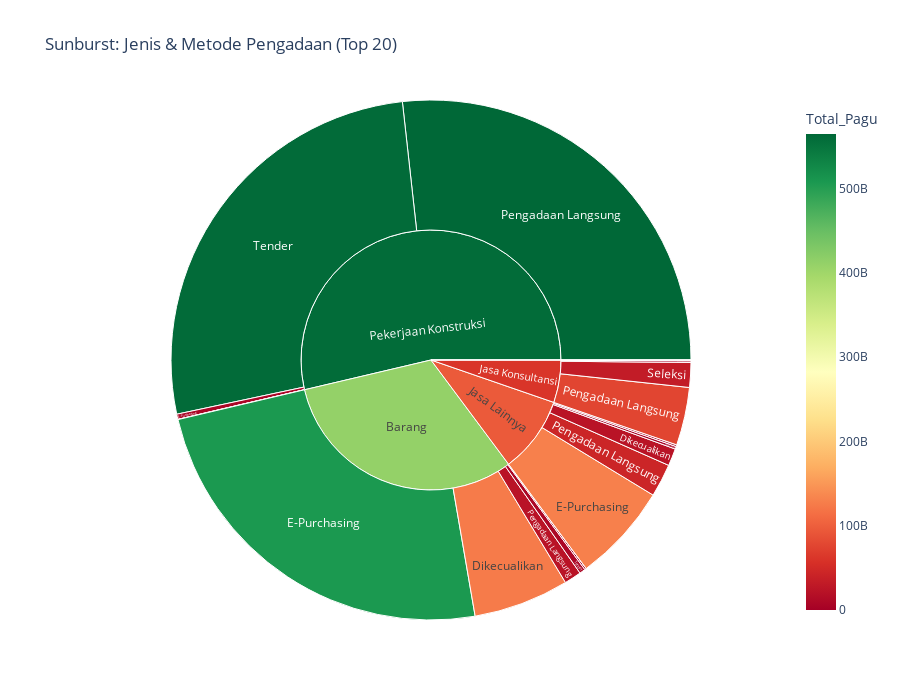

Source (notebook cell):
### Markdown cell above
### 3.5 Sunburst Chart - Hierarchical View

### Code cell
# Prepare hierarchical data
if 'jenis_pengadaan' in df.columns:
    hierarchy = df.groupby(['jenis_pengadaan', 'metode_pengadaan']).agg({
        'pagu': 'sum',
        'kd_rup': 'count'
    }).reset_index()
    hierarchy.columns = ['Jenis', 'Metode', 'Total_Pagu', 'Jumlah']
    
    # Get top combinations
    hierarchy = hierarchy.nlargest(20, 'Total_Pagu')
    
    # Create sunburst
    fig = px.sunburst(hierarchy,
                      path=['Jenis', 'Metode'],
                      values='Total_Pagu',
                      title='Sunburst: Jenis & Metode Pengadaan (Top 20)',
                      color='Total_Pagu',
                      color_continuous_scale='RdYlGn',
                      hover_data={'Jumlah': True})
    
    fig.update_layout(height=700)
    fig.show()
else:
    print("Column 'jenis_pengadaan' not found")

### Figure 1 — Plotly figure (JSON) as saved in the notebook; plotly's stock layout.template omitted (floating-point values rounded to 4 significant figures)
{"data": [{"branchvalues": "total", "customdata": [["2780", 565028368352], ["76", 561447597582], ["9983", 507550552891], ["1183", 129190229383], ["234", 125347636402], ["1237", 76134399437], ["201", 43424234462], ["44", 32411774371], ["263", 22788289355], ["297", 22407608739], ["1", 7700000000], ["46", 6730692511], ["3", 3328240000], ["28", 2362105282], ["3", 2240000000], ["14", 2218619485], ["31", 930857366], ["3", 380750000], ["1", 41500000], ["1", 1984000], ["(?)", 559800000000.0], ["(?)", 411700000000.0], ["(?)", 95040000000.0], ["(?)", 61340000000.0], ["1", 41500000]], "domain": {"x": [0, 1], "y": [0, 1]}, "hovertemplate": "labels=%{label}<br>Total_Pagu_sum=%{value}<br>parent=%{parent}<br>id=%{id}<br>Jumlah=%{customdata[0]}<br>Total_Pagu=%{color}<extra></extra>", "ids": ["Pekerjaan Konstruksi/Pengadaan Langsung", "Pekerjaan Konstruksi/Tender", "Barang/E-Purchasing", "Jasa Lainnya/E-Purchasing", "Barang/Dikecualikan", "Jasa Konsultansi/Pengadaan Langsung", "Jasa Lainnya/Pengadaan Langsung", "Jasa Konsultansi/Seleksi", "Jasa Lainnya/Dikecualikan", "Barang/Pengadaan Langsung", "Barang/Tender", "Pekerjaan Konstruksi/E-Purchasing", "Jasa Lainnya/Tender Cepat", "Jasa Lainnya/Penunjukan Langsung", "Jasa Konsultansi/Penunjukan Langsung", "Barang/Penunjukan Langsung", "Jasa Konsultansi/E-Purchasing", "Pekerjaan Konstruksi/Penunjukan Langsung", "Barang;Barang/E-Purchasing", "Barang/Kontes", "Pekerjaan Konstruksi", "Barang", "Jasa Lainnya", "Jasa Konsultansi", "Barang;Barang"], "labels": ["Pengadaan Langsung", "Tender", "E-Purchasing", "E-Purchasing", "Dikecualikan", "Pengadaan Langsung", "Pengadaan Langsung", "Seleksi", "Dikecualikan", "Pengadaan Langsung", "Tender", "E-Purchasing", "Tender Cepat", "Penunjukan Langsung", "Penunjukan Langsung", "Penunjukan Langsung", "E-Purchasing", "Penunjukan Langsung", "E-Purchasing", "Kontes", "Pekerjaan Konstruksi", "Barang", "Jasa Lainnya", "Jasa Konsultansi", "Barang;Barang"], "marker": {"coloraxis": "coloraxis", "colors": [565000000000.0, 561400000000.0, 507600000000.0, 129200000000.0, 125300000000.0, 76130000000.0, 43420000000.0, 32410000000.0, 22790000000.0, 22410000000.0, 7700000000.0, 6731000000.0, 3328000000.0, 2362000000.0, 2240000000.0, 2219000000.0, 930900000.0, 380800000.0, 41500000.0, 1984000.0, 559800000000.0, 411700000000.0, 95040000000.0, 61340000000.0, 41500000.0]}, "name": "", "parents": ["Pekerjaan Konstruksi", "Pekerjaan Konstruksi", "Barang", "Jasa Lainnya", "Barang", "Jasa Konsultansi", "Jasa Lainnya", "Jasa Konsultansi", "Jasa Lainnya", "Barang", "Barang", "Pekerjaan Konstruksi", "Jasa Lainnya", "Jasa Lainnya", "Jasa Konsultansi", "Barang", "Jasa Konsultansi", "Pekerjaan Konstruksi", "Barang;Barang", "Barang", "", "", "", "", ""], "type": "sunburst", "values": [565000000000.0, 561400000000.0, 507600000000.0, 129200000000.0, 125300000000.0, 76130000000.0, 43420000000.0, 32410000000.0, 22790000000.0, 22410000000.0, 7700000000.0, 6731000000.0, 3328000000.0, 2362000000.0, 2240000000.0, 2219000000.0, 930900000.0, 380800000.0, 41500000.0, 1984000.0, 1134000000000.0, 665200000000.0, 201100000000.0, 111700000000.0, 41500000.0]}], "layout": {"coloraxis": {"colorbar": {"title": {"text": "Total_Pagu"}}, "colorscale": [[0, "rgb(165,0,38)"], [0.1, "rgb(215,48,39)"], [0.2, "rgb(244,109,67)"], [0.3, "rgb(253,174,97)"], [0.4, "rgb(254,224,139)"], [0.5, "rgb(255,255,191)"], [0.6, "rgb(217,239,139)"], [0.7, "rgb(166,217,106)"], [0.8, "rgb(102,189,99)"], [0.9, "rgb(26,152,80)"], [1, "rgb(0,104,55)"]]}, "height": 700, "legend": {"tracegroupgap": 0}, "title": {"text": "Sunburst: Jenis & Metode Pengadaan (Top 20)"}}}
